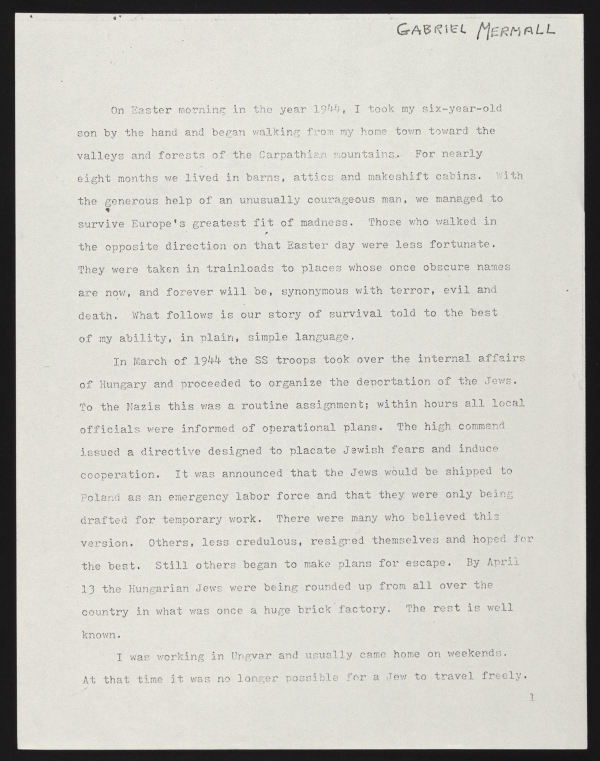
#> input picture tests/examples/page_00/img/img.jpg, 1200 x 1522 px (shown at 1/2 size)
$ python 01_ocr.py
#> lines starting #> are read from the running program, lines starting #| are printed output that depends on the picture; after the words box and inside, x2 and y2 are one past the last pixel; in counts of white or black regions, pixels touching at a corner belong together
### img_process_class/img_process_gray.py
from typing import Self
import cv2
import numpy as np
from img_process.blur import bilateral_blur, gauss_blur, mean_blur
from img_process.contour import contour_img
from img_process.kernel_2d import sharp_kernel_2d
from img_process.morphology import (
    canny,
    dilate,
    erode,
    opening,
    remove_noise,
    thick_font,
    thin_font
)
from img_process.threshold import threshold, threshold_adapt
from img_process.utility import gray_img, invert_img, rgb_img
from img_process_class.img_process import img_process
from utility.save import get_valid_path


class img_process_gray(img_process):
    def __init__(
            self,
            img: Self | np.ndarray | str,
            abs_path:bool = False):
#> called with img = 'tests/examples/page_00/img/img.jpg', abs_path = True
        if type(img) == Self:
            self.img:np.ndarray = img.img
        elif type(img) == str:
            self.img:np.ndarray = cv2.imread(
                filename=get_valid_path(path=img, abs_path=abs_path)
            )
#> self.img is the input picture: shape (1522, 1200, 3); mean B, G, R 197.6, 203.9, 205.2
            if self.img is None:
                raise ValueError(f"Error: The file at path '{img}' could not be loaded.")
            self.img:np.ndarray = cv2.cvtColor(src=self.img, code=cv2.COLOR_RGB2GRAY)
#> self.img: shape (1522, 1200)
        elif type(img) == np.ndarray:
            self.img:np.ndarray = gray_img(img = img)
        else:
            raise TypeError("Error: Input must be an instance of 'img_process_gray', a NumPy array, or a file path.")

    ########################################################################################################################################################
    # img_process/morphology.py

    def remove_noice(self) -> None:
        self.img = remove_noise(img=self.img)

    def thin_font(self) -> None:
        self.img = thin_font(img=self.img)

    def thick_font(self) -> None:
        self.img = thick_font(img=self.img)

    # Increase the line width of the image
    def dilate(self, kernel: np.ndarray = np.ones(shape=(5, 5), dtype= np.uint8)) -> None:
        self.img = dilate(img=self.img, kernel= kernel)

    # Decrease the line width of the image
    def erode(self, kernel: np.ndarray = np.ones(shape=(5, 5), dtype=np.uint8)) -> None:
        self.img = erode(img=self.img, kernel=kernel)

    # erosion followed by dilation
    def opening(self, kernel: np.ndarray = np.ones(shape=(5, 5), dtype=np.uint8)) -> None:
        self.img = opening(img=self.img, kernel=kernel)

    # thin edge
    def canny(self, low_thresh: int = 100, high_thresh: int = 200) -> None:
        self.img = canny(img=self.img, low_thresh=low_thresh, high_thresh=high_thresh)

    # Blur the image for getting the format of the text
    # [12 lines left out: function contour_img, not called in this run]

    ########################################################################################################################################################
    # img_process/threshold.py
    # Both threshold and threshold_adapt are used for making the clear distinction
    # between background and text in output image.

    def threshold(
        self,
        method: int = cv2.THRESH_BINARY + cv2.THRESH_OTSU,
        thresh_px: int = 0,
        maxval: int = 255,
    ) -> None:
        transformation = threshold(method=method, thresh_px=thresh_px, maxval=maxval)
        self.img = transformation.edit(img=self.img)


    # [22 lines left out: functions threshold_adapt, sharp_filter2d, not called in this run]

    ########################################################################################################################################################
    # img_process/blur.py

    def mean_blur(self, w: int = 15, h:int = 15, scalar: None | int = None) -> None:
        self.img = mean_blur(img=self.img, w=w,h=h, scalar=scalar)

    def gauss_blur(self, ksize_w: int = 15, ksize_h:int = 15) -> None:
        self.img = gauss_blur(img=self.img, ksize_w=ksize_w,ksize_h=ksize_h)

    def bilateral_blur(self, ksize: int = 15, effect: int = 75) -> None:
        self.img = bilateral_blur(img=self.img, ksize=ksize, effect=effect)

    ########################################################################################################################################################
    # img_process/utility.py

    # Make the black area of the image become white and vice versa
    def invert_img(self) -> None:
        self.img = invert_img(img=self.img)

    ########################################################################################################################################################
    def get_gray_img(self):
        return self.img

    def get_rgb_img(self):
        return rgb_img(img = self.img)

### img_process/zoom.py
import cv2
import numpy as np
from img_process.utility import get_size

# https://github.com/wjbmattingly/ocr_python_textbook/blob/main/02_02_working%20with%20opencv.ipynb

# [9 lines left out: function remove_borders, not called in this run]

def zoom(img: np.ndarray, scale: int = 1) -> np.ndarray:
    # https://stackoverflow.com/questions/69050464/zoom-into-image-with-opencv
    # scale < 1 implies Zoom out
    # scale > 1 implies Zoom in
#> called with scale = 1.23
    rotation_matrix = cv2.getRotationMatrix2D(
        center=(img.shape[1] / 2, img.shape[0] / 2), angle=0, scale=abs(scale)
    )
#> rotation_matrix = [[1.23, 0, -138], [0, 1.23, -175]]
    result = cv2.warpAffine(
        src=img, M=rotation_matrix, dsize=img.shape[1::-1], flags=cv2.INTER_LINEAR
    )
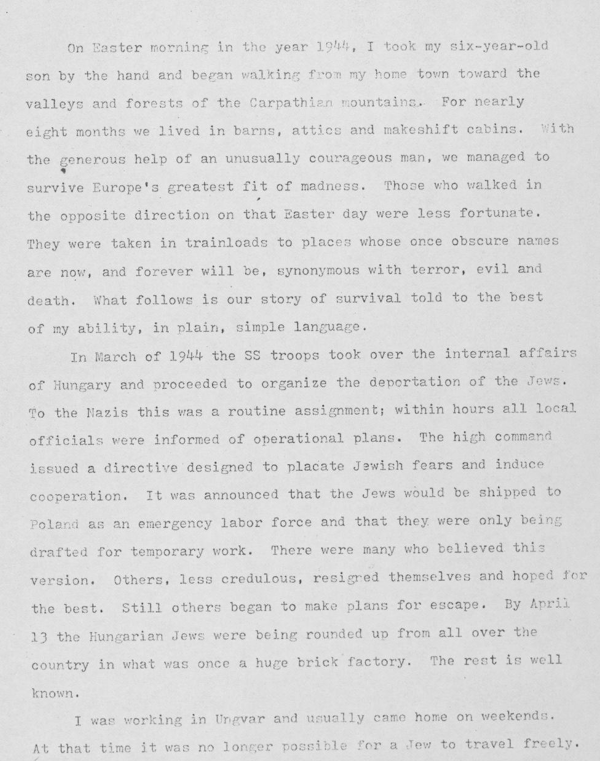
#> result: shape (1522, 1200) (shown at 1/2 size); min 45, max 250, mean 217.6
#> in edit, `return cv2.threshold( src=img, thresh=self.thresh_px, maxval=self.maxv..`:
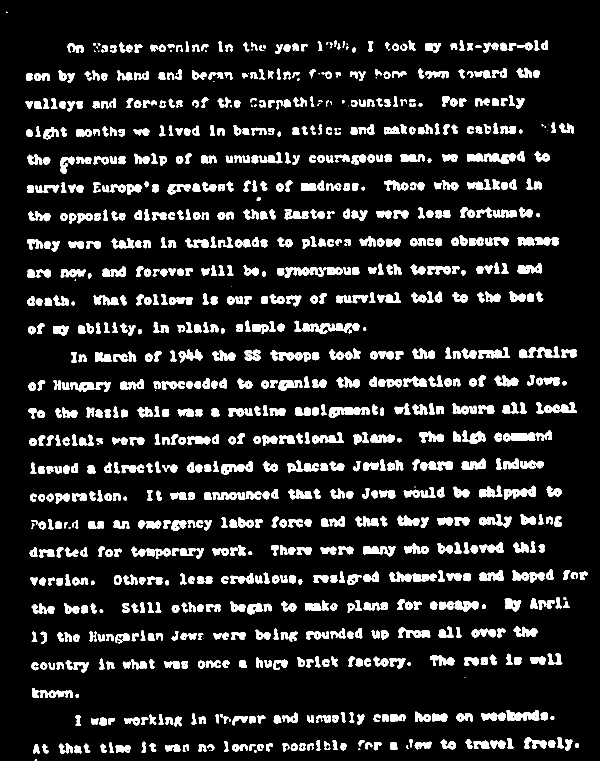
#> returned value: shape (1522, 1200) (shown at 1/2 size); 12.1% white; 1070 white regions (40 under 20 px), largest, box (x1, y1, x2, y2) and area: (934, 307, 1033, 328) 1307, (1038, 693, 1119, 717) 1048, (1013, 1420, 1079, 1442) 956
#> in contour_img, `img = cv2.dilate(src=img, kernel=kernel, iterations=1)`:
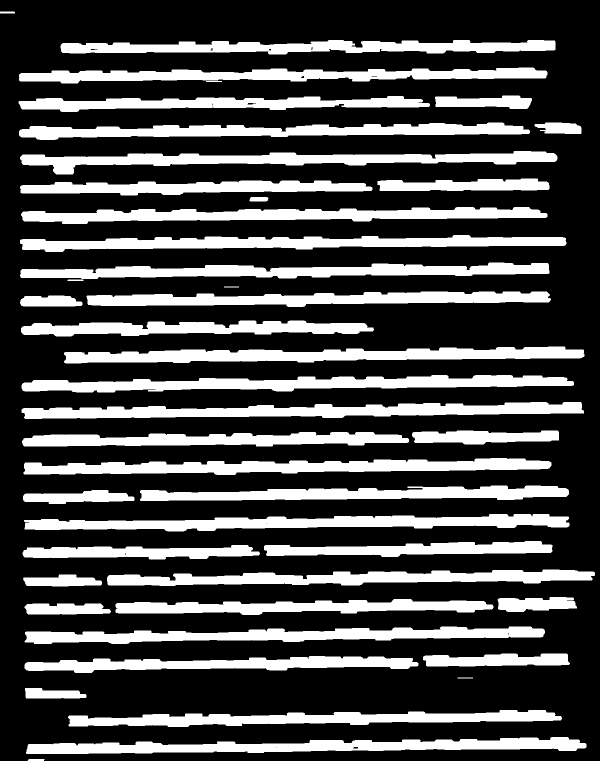
#> img: shape (1522, 1200) (shown at 1/2 size); 28.7% white; 44 white regions
    return result


# [25 lines left out: functions create_borders, crop, not called in this run]

### img_process/rotate.py
from img_process.contour import contour_img
import numpy as np
import cv2
from img_process.warning import warn_sort_general_contours
from utility.handle import get_options

#-----------------------------------------------------------------------------------------

# Get the array of rectangles that indicate the boundary of text in img image.
# It is recommended to transform the input image using contour_img before use this function.
def get_general_contours(img: np.ndarray) -> tuple:
    contours, hierarchy = cv2.findContours(
        image=img,
        mode=cv2.RETR_LIST,
        method=cv2.CHAIN_APPROX_SIMPLE
    )
#> contours = 60 contours, 10 with area under 20; largest, box (x1, y1, x2, y2) and area: (43, 804, 1168, 838) 21827, (43, 750, 1148, 785) 21282, (128, 693, 1169, 727) 20927, (47, 916, 1103, 950) 20912, (48, 1028, 1139, 1063) 20838
    return contours

#-----------------------------------------------------------------------------------------

def sort_general_contours(
    contour: list | tuple, reverse: bool = False, method: int = 4
) -> list:
#> called with reverse = False, method = 4
    method = get_options(
        input=method,
        input_options=(4, 0, 1, 2, 3),
        message=warn_sort_general_contours()
    )
#> method = 4
    if method in [0, 1, 2, 3]:
        return sorted(
            contour,
            key=lambda x: cv2.boundingRect(array=x)[method],
            reverse=reverse,
        )
    return sorted(
        contour,
        key=lambda x: cv2.contourArea(contour=x),
        reverse=reverse,
    )

#-----------------------------------------------------------------------------------------

def get_skew_angle(img: np.ndarray) -> int:
    # https://github.com/wjbmattingly/ocr_python_textbook/blob/main/02_02_working%20with%20opencv.ipynb
    # https://becominghuman.ai/how-to-automatically-deskew-straighten-a-text-image-using-opencv-a0c30aed83df

    #####################################################################################################################

    # 1.st Step
    # Convert image to gray image and blur the image to rease noise in the image.

    # 2.nd Step
    # Then find the area with text
    # With a larger kernel on X axis to get rid of all spaces between words,
    # and a smaller kernel on Y axis to blend in lines of one block between each other,
    # but keep larger spaces between text blocks intact. (in the original state or similar to that state)
    # text becomes white (255,255,255), and background is black (0,0,0)

    if len(img.shape) == 3:
        img = cv2.cvtColor(src = img, code = cv2.COLOR_BGR2GRAY)
    img = contour_img(img = img)

    #####################################################################################################################

    # 3.rd Find text blocks (contour detect white area)

    # 4.th There can be various approaches to determine skew angle,
    # but we’ll stick to the simple one — take the largest text block and use its angle.
    largest_contour = sort_general_contours(contour = get_general_contours(img = img))[-1]
#> largest_contour = contour of 218 points, box (x1, y1, x2, y2) (43, 804, 1168, 838), area 21827

    #####################################################################################################################

    # 5.th calculating angle.
    # The angle value always lies between [-90,0).
    # https://theailearner.com/tag/cv2-minarearect/

    min_area_rect = cv2.minAreaRect(points = largest_contour)
#> min_area_rect = ((605, 822), (1124, 27.49), -0.533)
    angle = min_area_rect[-1]
#> angle = -0.533
    if angle < -45:
        angle = 90 + angle
    if angle > 45:
        angle = angle - 90

    return angle

#-----------------------------------------------------------------------------------------

def rotate(img: np.ndarray, angle: int | None = None) -> np.ndarray:
    (h, w) = img.shape[:2]
    center = (w // 2, h // 2)
    if not isinstance(angle, (int, float)):
        angle = get_skew_angle(img = img)
#> angle = -0.533
    rotation_matrix = cv2.getRotationMatrix2D(center=center, angle=angle, scale=1.0)
#> rotation_matrix = [[1, -0.0093, 7.1], [0.0093, 1, -5.55]]
    return cv2.warpAffine(
        src=img,
        M=rotation_matrix,
        dsize=(w, h),
        flags=cv2.INTER_CUBIC,
        borderMode=cv2.BORDER_REPLICATE,
    )
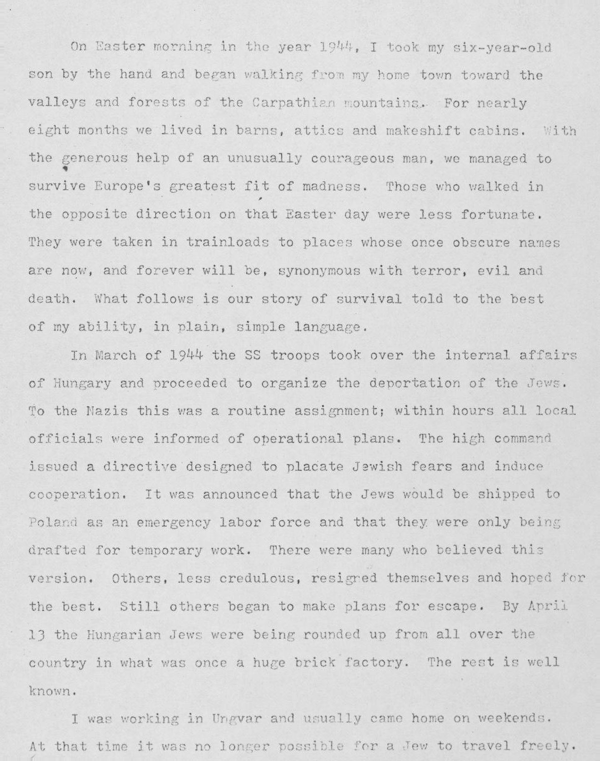
#> returned value: shape (1522, 1200) (shown at 1/2 size); min 43, max 252, mean 217.6

#-----------------------------------------------------------------------------------------

### img_process/contour.py
import cv2
import numpy as np
from img_process.utility import get_ksize
from img_process.warning import warn_sort_contours
from utility.handle import get_options
from img_process.threshold import threshold
from img_process.utility import get_rgb, check_img, set_px

#-----------------------------------------------------------------------------------------

'''
What is contour in image processing ?

Contours can be explained simply as a curve joining all the continuous points
(along the boundary), having same color or intensity. The contours are a useful tool for
dealing with image with columns of text e.g. bill, table of contents page etc. in the
context of OCR.

Reference
-   https://youtu.be/9FCw1xo_s0I?si=nkbaYLAZCLCSGUe5
-   https://docs.opencv.org/3.4/d4/d73/tutorial_py_contours_begin.html
'''

#-----------------------------------------------------------------------------------------

# Get the array of rectangles that indicate the boundary of text in img image.
# It is recommended to transform the input image using contour_img before use this function.
# [10 lines left out: function get_contours, not called in this run]

#-----------------------------------------------------------------------------------------

# Blur the image for getting the format of the text
def contour_img(
    img: np.ndarray,
    thresh_px: int = 0,
    kernel: np.ndarray = np.ones(shape=(2, 30)),
    ksize: int = 9,
) -> np.ndarray:
    # 1. Blur the image.
    ksize = get_ksize(n=ksize)
    img = cv2.GaussianBlur(src=img, ksize=(ksize, ksize), sigmaX=0)
    # 2. Make the clear distinction between background and text in output image.
    transformation = threshold(
        method=cv2.THRESH_BINARY_INV + cv2.THRESH_OTSU,
        thresh_px=thresh_px,
        maxval=255)
    img=transformation.edit(img=img)
    # 3. Increase line width.
    img = cv2.dilate(src=img, kernel=kernel, iterations=1)
    return img

#-----------------------------------------------------------------------------------------

# Sort the get_contours(img) based on x, y, width, height and size, using this function.
'''
dilate_img = contour_img(img)
contours = get_contours(dilate_img)
sort_by_area = sort_contour(contours, 4)
'''
# [19 lines left out: function sort_contours, not called in this run]

#-----------------------------------------------------------------------------------------

# draw a rectangle in the img image.
# This function can also draw rectangle based on contour like this
# Note that : rgb == None means no color.
'''
dilate_img = contour_img(img)
contours = get_contours(dilate_img)
x, y, w, h = cv2.boundingRect(contours[0])
draw_img = rectangle(img=img, rgb=rgb,x=x, y=y, w=w, h=h)
'''
# [12 lines left out: function rectangle, not called in this run]

def line(img:np.ndarray, rgb:list[int]|int|None, x_00:int, y_00:int, x_01:int, y_01:int):
    return cv2.line(img=img, pt1 = (x_00, y_00), pt2 = (x_01, y_01), color=rgb, thickness=3)

#-----------------------------------------------------------------------------------------

def get_box_area(b:list[int]):
    return (b[0] + b[2]) * (b[1] + b[3])

### img_process/threshold.py
import cv2
import numpy as np
from img_process.utility import set_px, get_ksize, gray_img
from img_process.warning import warn_thresh
from utility.handle import get_options

class threshold:
    def __init__(
        self,
        method: int = cv2.THRESH_BINARY + cv2.THRESH_OTSU,
        thresh_px: int = 0,
        maxval: int = 255,
    ):
        self.method = method
        self.thresh_px = set_px(n=thresh_px)
        self.maxval = set_px(n=maxval)
#> in edit (call 2), `return cv2.threshold( src=img, thresh=self.thresh_px, maxval=self.maxv..`:
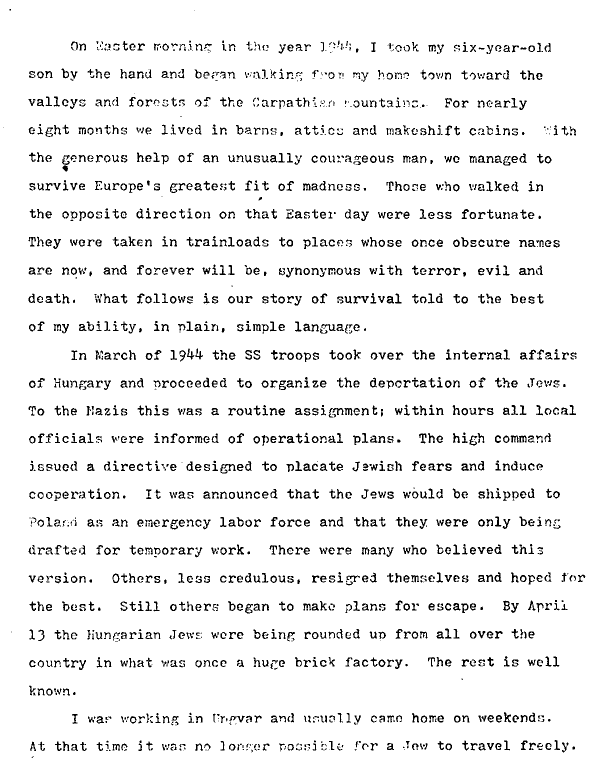
#> returned value: shape (1522, 1200) (shown at 1/2 size); 93.5% white; black in thin lines or dots

    def edit(self, img: np.ndarray) -> np.ndarray:
        img = gray_img(img = img)
        return cv2.threshold(
            src=img, thresh=self.thresh_px, maxval=self.maxval, type=self.method
        )[1]

    def help() -> None:
        print(warn_thresh())


class threshold_adapt:
    # [28 lines left out: functions __init__, edit, not called in this run]

    def help() -> None:
        print(warn_thresh())

### utility/save.py
import os
from pathlib import Path

from utility.handle import get_options, index_name


def get_relative_folder(path:str):
    i = 0
    while_loop = True
    parent = []
    while i < len(path) and while_loop == True:
        if path[i] not in [".", "..", "..."]:
            while_loop = False
        else:
            parent.append(os.pardir)
            i += 1
    if i < len(Path(__file__).parents):
        if len(path) >= 1:
            return os.path.join(
                os.path.abspath(os.path.join(os.getcwd(), *parent)),
                os.path.join(*path[i:])
            )
        return None
    else:
        ValueError("Path is invalid.")

def handle_valid_file_format(
    name:str,
    format_options:list[str]|None = None,
    warn_save:str = ""
    ):
    second = ""
    if len(name.split(".")) >= 2:
        second = name.split(".")[1]
    if format_options != None:
        second = get_options(
            input = second,
            input_options=format_options,
            message=warn_save)
    if second != "":
        return name.split(".")[0] + "." + second
    return name.split(".")[0]

def get_valid_path(
    path:str,
    abs_path:bool = False,
    # format_options and warn_save are used for forcing user to open and save image file
    # in valid format but we don't sure what files that PIL library support.
    format_options:list[str]|None = None,
    warn_save:str = ""):
    # https://stackoverflow.com/questions/41586429/
    # opencv-saving-images-to-a-particular-folder-of-choice
    # https://stackoverflow.com/questions/27844088/
    # python-get-directory-two-levels-up
    # https://stackoverflow.com/questions/14826888/
    # python-os-path-join-on-a-list
    name = handle_valid_file_format(
        name=path.split("/")[-1],
        format_options=format_options,
        warn_save=warn_save)
    path = path.split("/")[:-1]
    if abs_path == True:
        path = os.path.join(*path)
        return os.path.join("/",path, name)
    else:
        path = get_relative_folder(path)
        if path != None:
            return os.path.join(
                path,
                name
            )
        return name

# [11 lines left out: function get_valid_ith_path, not called in this run]

def create_dir(path:str):
    parent = os.path.join("/",*path.split("/")[:-1])
#> (the run stopped early here; a loop or call above may not have finished)
